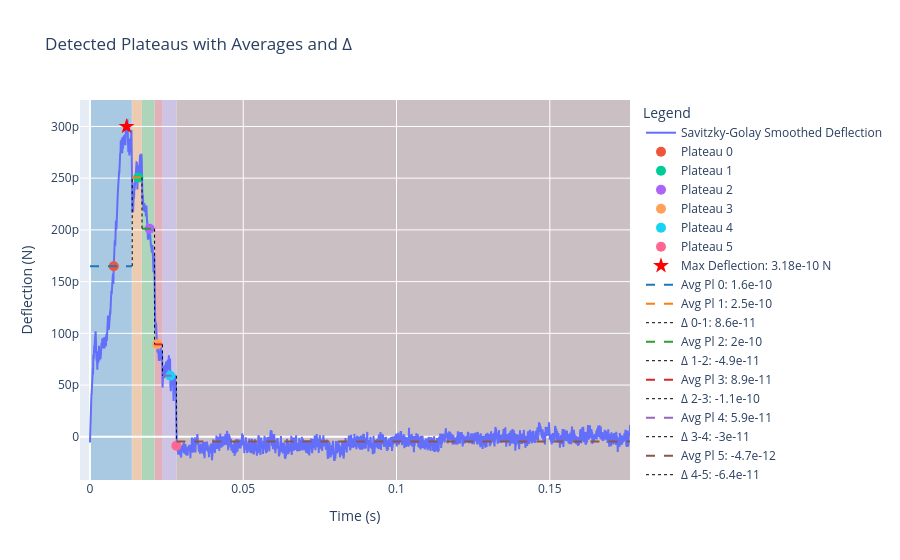

Here is the notebook cell this chart was saved with:
### Markdown cell above
Plateau finder works by:
1. Define the smoothing parameter for `uniform_filter1d`, which will smooth the derivative of y (controlled by `dy_smooth`).
2. Apply Savitzky-Golay smoothing to dy/dx : `sav_window_length` defines the length of the window, and `sav_polyorder` sets the polynomial order. These are set in the `params` dictionary (e.g., `sav_window_length = 10`, `sav_polyorder = 1`).
3. Set the `pl_threshold` to define which peaks (in green), will be taken into the selection of "rupture/unfolding/untethering" events.
Set the plateau minimum width with `pl_min_width`, in terms of the x input's units

### Code cell
import plotly.graph_objects as go

# Prepare the figure
fig = go.Figure()

showDisplacementonX = False # False, will show time on x axis, else meters

if showDisplacementonX:
    rel_time = displacement

# Calculate maximum deflection point
max_deflection = np.max(tilt_ret_deflection_N)
idx_max_deflection = np.argmax(tilt_ret_deflection_N)

# 1. Add main signal trace (Savitzky-Golay smoothed)
fig.add_trace(go.Scatter(
    x=rel_time, y=defl_savitz,
    mode='lines',
    name='Savitzky-Golay Smoothed Deflection'
))

# 2. Add plateau markers with detailed hover info
for i, idx in enumerate(df_plat['plateau_avg_idx']):
    fig.add_trace(go.Scatter(
        x=[rel_time[idx]],
        y=[defl_savitz[idx]],
        mode='markers',
        marker=dict(size=10),
        name=f'Plateau {i}',
        hovertemplate=(
            f'Plat {i}<br>'
            f'Yavg = {df_plat["plateau_avg"].iloc[i]:.2e}<br>'
            f'ΔYavg = {df_plat["delta_avg"].iloc[i]:.2e}<br>'
            f'Δt = {df_plat["delta_time"].iloc[i]:.2e} s<br>'
            f'x̄(dy/dx) = {df_plat["mean dy/dx"].iloc[i]:.2e}<br>'
            f'MSE = {df_plat["plateau_MSE"].iloc[i]:.2e}<br>'
            '<extra></extra>'
        )
    ))

# 3. Add the maximum deflection point
# Note: We need to adjust the index since defl_savitz starts from index_first_positive
adjusted_idx_max = idx_max_deflection - index_first_positive
if adjusted_idx_max >= 0 and adjusted_idx_max < len(defl_savitz):
    fig.add_trace(go.Scatter(
        x=[rel_time[adjusted_idx_max]],
        y=[defl_savitz[adjusted_idx_max]],
        mode='markers',
        marker=dict(color='red', size=12, symbol='star'),
        name=f'Max Deflection: {max_deflection:.2e} N',
        hovertemplate=(
            f'Maximum Deflection<br>'
            f'Force = {max_deflection:.2e} N<br>'
            f'Time = {rel_time[adjusted_idx_max]:.2e} s<br>'
            f'Index = {idx_max_deflection}<br>'
            '<extra></extra>'
        )
    ))

# 4. Overlay plateau rectangles + average and delta lines
colors = ['rgba(31,119,180,0.3)', 'rgba(255,127,14,0.3)', 'rgba(44,160,44,0.3)', 
          'rgba(214,39,40,0.3)', 'rgba(148,103,189,0.3)', 'rgba(140,86,75,0.3)', 
          'rgba(227,119,194,0.3)', 'rgba(127,127,127,0.3)', 'rgba(188,189,34,0.3)', 
          'rgba(23,190,207,0.3)']

shapes = []
for i, (start, end) in enumerate(plateaus):
    # Shaded rectangle
    shapes.append(
        dict(
            type="rect",
            xref="x", yref="paper",
            x0=rel_time[start], x1=rel_time[end-1],
            y0=0, y1=1,
            fillcolor=colors[i % len(colors)],
            line=dict(width=0),
            layer="below"
        )
    )

    # Horizontal average line
    plateau_avg = np.mean(defl_savitz[start:end])
    fig.add_trace(go.Scatter(
        x=[rel_time[start], rel_time[end-1]],
        y=[plateau_avg, plateau_avg],
        mode='lines',
        line=dict(color=colors[i % len(colors)].replace('0.3', '1.0'), width=2, dash='dash'),
        name=f'Avg Pl {i}: {plateau_avg:.2g}'
    ))

    # Vertical delta line from previous plateau
    if i > 0:
        prev_start, prev_end = plateaus[i-1]
        prev_avg = np.mean(defl_savitz[prev_start:prev_end])
        delta_x = rel_time[start]
        fig.add_trace(go.Scatter(
            x=[delta_x, delta_x],
            y=[prev_avg, plateau_avg],
            mode='lines',
            line=dict(color='black', width=1, dash='dot'),
            name=f'Δ {i-1}-{i}: {plateau_avg - prev_avg:.2g}'
        ))

if showDisplacementonX:
    xaxis_title = 'Displacement (m)'
else:
    xaxis_title = 'Time (s)'

# 5. Final layout
fig.update_layout(
    title='Detected Plateaus with Averages and Δ',
    xaxis_title=xaxis_title,
    yaxis_title='Deflection (N)',
    legend_title='Legend',
    shapes=shapes,
    showlegend=True
)

fig.show()

### Figure 1 — Plotly figure (JSON) as saved in the notebook; plotly's stock layout.template omitted (floating-point values rounded to 4 significant figures; data arrays with more than 128 entries replaced by an {"elided": "..."} marker saying what was removed)
{"data": [{"mode": "lines", "name": "Savitzky-Golay Smoothed Deflection", "type": "scatter", "x": {"elided": "8809 float values"}, "y": {"elided": "8809 float values"}}, {"hovertemplate": "Plat 0<br>Yavg = 1.65e-10<br>ΔYavg = 1.65e-10<br>Δt = 7.76e-03 s<br>x̄(dy/dx) = 7.30e-04<br>MSE = 8.37e-21<br><extra></extra>", "marker": {"size": 10}, "mode": "markers", "name": "Plateau 0", "type": "scatter", "x": [0.00776], "y": [1.649e-10]}, {"hovertemplate": "Plat 1<br>Yavg = 2.51e-10<br>ΔYavg = 1.65e-10<br>Δt = 1.58e-02 s<br>x̄(dy/dx) = 7.69e-04<br>MSE = 2.45e-22<br><extra></extra>", "marker": {"size": 10}, "mode": "markers", "name": "Plateau 1", "type": "scatter", "x": [0.01576], "y": [2.505e-10]}, {"hovertemplate": "Plat 2<br>Yavg = 2.01e-10<br>ΔYavg = 2.51e-10<br>Δt = 1.95e-02 s<br>x̄(dy/dx) = 6.41e-04<br>MSE = 3.70e-22<br><extra></extra>", "marker": {"size": 10}, "mode": "markers", "name": "Plateau 2", "type": "scatter", "x": [0.01946], "y": [2.012e-10]}, {"hovertemplate": "Plat 3<br>Yavg = 8.93e-11<br>ΔYavg = 2.01e-10<br>Δt = 2.20e-02 s<br>x̄(dy/dx) = 7.02e-04<br>MSE = 2.32e-22<br><extra></extra>", "marker": {"size": 10}, "mode": "markers", "name": "Plateau 3", "type": "scatter", "x": [0.02198], "y": [8.941e-11]}, {"hovertemplate": "Plat 4<br>Yavg = 5.90e-11<br>ΔYavg = 8.93e-11<br>Δt = 2.62e-02 s<br>x̄(dy/dx) = 7.42e-04<br>MSE = 9.22e-23<br><extra></extra>", "marker": {"size": 10}, "mode": "markers", "name": "Plateau 4", "type": "scatter", "x": [0.0262], "y": [5.906e-11]}, {"hovertemplate": "Plat 5<br>Yavg = -4.66e-12<br>ΔYavg = 5.90e-11<br>Δt = 2.82e-02 s<br>x̄(dy/dx) = 5.84e-04<br>MSE = 3.20e-23<br><extra></extra>", "marker": {"size": 10}, "mode": "markers", "name": "Plateau 5", "type": "scatter", "x": [0.02818], "y": [-8.726e-12]}, {"hovertemplate": "Maximum Deflection<br>Force = 3.18e-10 N<br>Time = 1.19e-02 s<br>Index = 874<br><extra></extra>", "marker": {"color": "red", "size": 12, "symbol": "star"}, "mode": "markers", "name": "Max Deflection: 3.18e-10 N", "type": "scatter", "x": [0.01194], "y": [3e-10]}, {"line": {"color": "rgba(31,119,180,1.0)", "dash": "dash", "width": 2}, "mode": "lines", "name": "Avg Pl 0: 1.6e-10", "type": "scatter", "x": [0, 0.01366], "y": [1.649e-10, 1.649e-10]}, {"line": {"color": "rgba(255,127,14,1.0)", "dash": "dash", "width": 2}, "mode": "lines", "name": "Avg Pl 1: 2.5e-10", "type": "scatter", "x": [0.01378, 0.0169], "y": [2.506e-10, 2.506e-10]}, {"line": {"color": "black", "dash": "dot", "width": 1}, "mode": "lines", "name": "Δ 0-1: 8.6e-11", "type": "scatter", "x": [0.01378, 0.01378], "y": [1.649e-10, 2.506e-10]}, {"line": {"color": "rgba(44,160,44,1.0)", "dash": "dash", "width": 2}, "mode": "lines", "name": "Avg Pl 2: 2e-10", "type": "scatter", "x": [0.01698, 0.02098], "y": [2.012e-10, 2.012e-10]}, {"line": {"color": "black", "dash": "dot", "width": 1}, "mode": "lines", "name": "Δ 1-2: -4.9e-11", "type": "scatter", "x": [0.01698, 0.01698], "y": [2.506e-10, 2.012e-10]}, {"line": {"color": "rgba(214,39,40,1.0)", "dash": "dash", "width": 2}, "mode": "lines", "name": "Avg Pl 3: 8.9e-11", "type": "scatter", "x": [0.02108, 0.0236], "y": [8.933e-11, 8.933e-11]}, {"line": {"color": "black", "dash": "dot", "width": 1}, "mode": "lines", "name": "Δ 2-3: -1.1e-10", "type": "scatter", "x": [0.02108, 0.02108], "y": [2.012e-10, 8.933e-11]}, {"line": {"color": "rgba(148,103,189,1.0)", "dash": "dash", "width": 2}, "mode": "lines", "name": "Avg Pl 4: 5.9e-11", "type": "scatter", "x": [0.02364, 0.02808], "y": [5.904e-11, 5.904e-11]}, {"line": {"color": "black", "dash": "dot", "width": 1}, "mode": "lines", "name": "Δ 3-4: -3e-11", "type": "scatter", "x": [0.02364, 0.02364], "y": [8.933e-11, 5.904e-11]}, {"line": {"color": "rgba(140,86,75,1.0)", "dash": "dash", "width": 2}, "mode": "lines", "name": "Avg Pl 5: -4.7e-12", "type": "scatter", "x": [0.0282, 0.1762], "y": [-4.658e-12, -4.658e-12]}, {"line": {"color": "black", "dash": "dot", "width": 1}, "mode": "lines", "name": "Δ 4-5: -6.4e-11", "type": "scatter", "x": [0.0282, 0.0282], "y": [5.904e-11, -4.658e-12]}], "layout": {"legend": {"title": {"text": "Legend"}}, "shapes": [{"fillcolor": "rgba(31,119,180,0.3)", "layer": "below", "line": {"width": 0}, "type": "rect", "x0": 0, "x1": 0.01366, "xref": "x", "y0": 0, "y1": 1, "yref": "paper"}, {"fillcolor": "rgba(255,127,14,0.3)", "layer": "below", "line": {"width": 0}, "type": "rect", "x0": 0.01378, "x1": 0.0169, "xref": "x", "y0": 0, "y1": 1, "yref": "paper"}, {"fillcolor": "rgba(44,160,44,0.3)", "layer": "below", "line": {"width": 0}, "type": "rect", "x0": 0.01698, "x1": 0.02098, "xref": "x", "y0": 0, "y1": 1, "yref": "paper"}, {"fillcolor": "rgba(214,39,40,0.3)", "layer": "below", "line": {"width": 0}, "type": "rect", "x0": 0.02108, "x1": 0.0236, "xref": "x", "y0": 0, "y1": 1, "yref": "paper"}, {"fillcolor": "rgba(148,103,189,0.3)", "layer": "below", "line": {"width": 0}, "type": "rect", "x0": 0.02364, "x1": 0.02808, "xref": "x", "y0": 0, "y1": 1, "yref": "paper"}, {"fillcolor": "rgba(140,86,75,0.3)", "layer": "below", "line": {"width": 0}, "type": "rect", "x0": 0.0282, "x1": 0.1762, "xref": "x", "y0": 0, "y1": 1, "yref": "paper"}], "showlegend": true, "title": {"text": "Detected Plateaus with Averages and Δ"}, "xaxis": {"title": {"text": "Time (s)"}}, "yaxis": {"title": {"text": "Deflection (N)"}}}}
